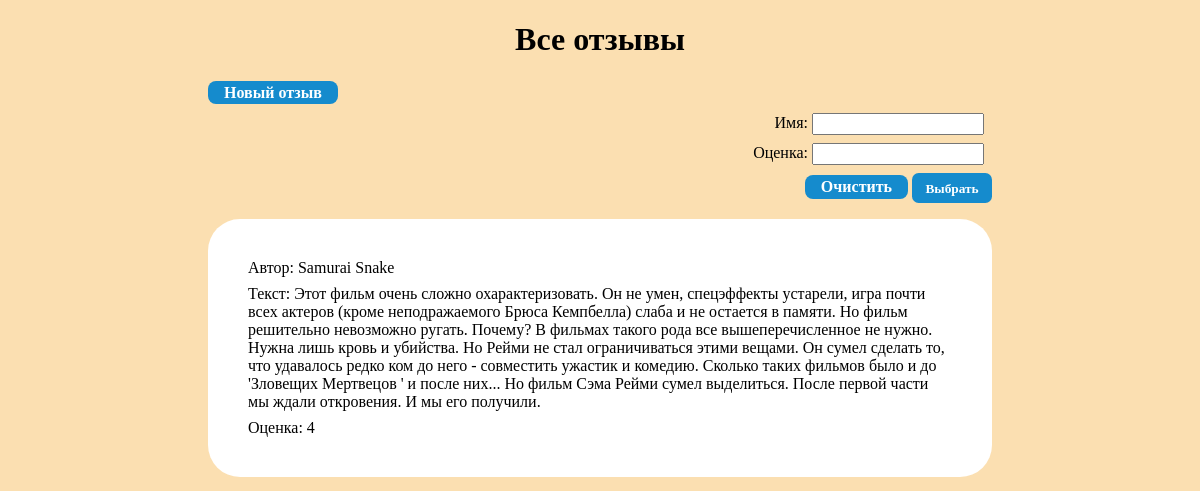
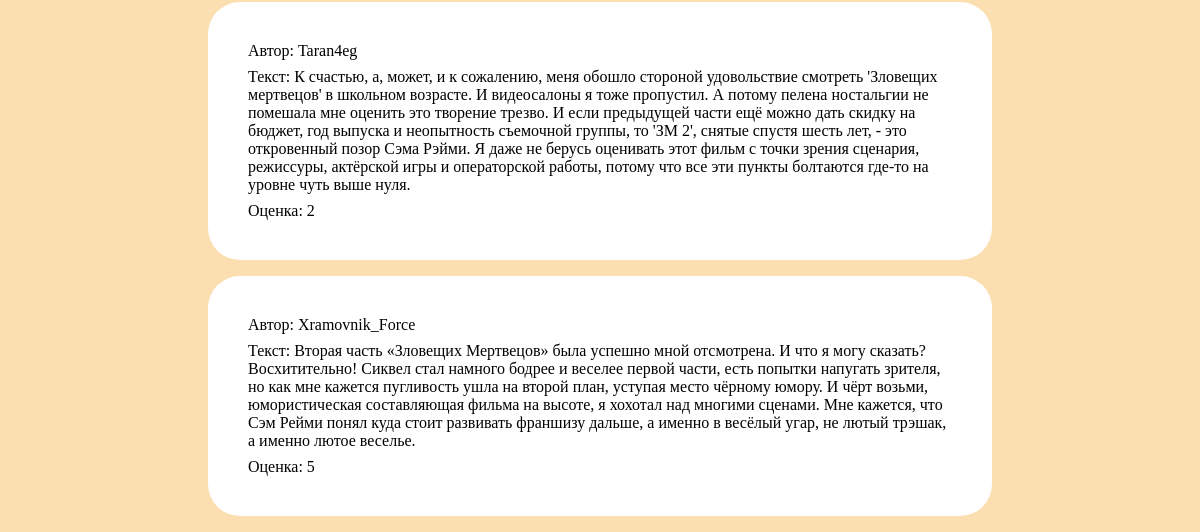
/, run on an earlier commit of the app's database (2 pictures, top to bottom).
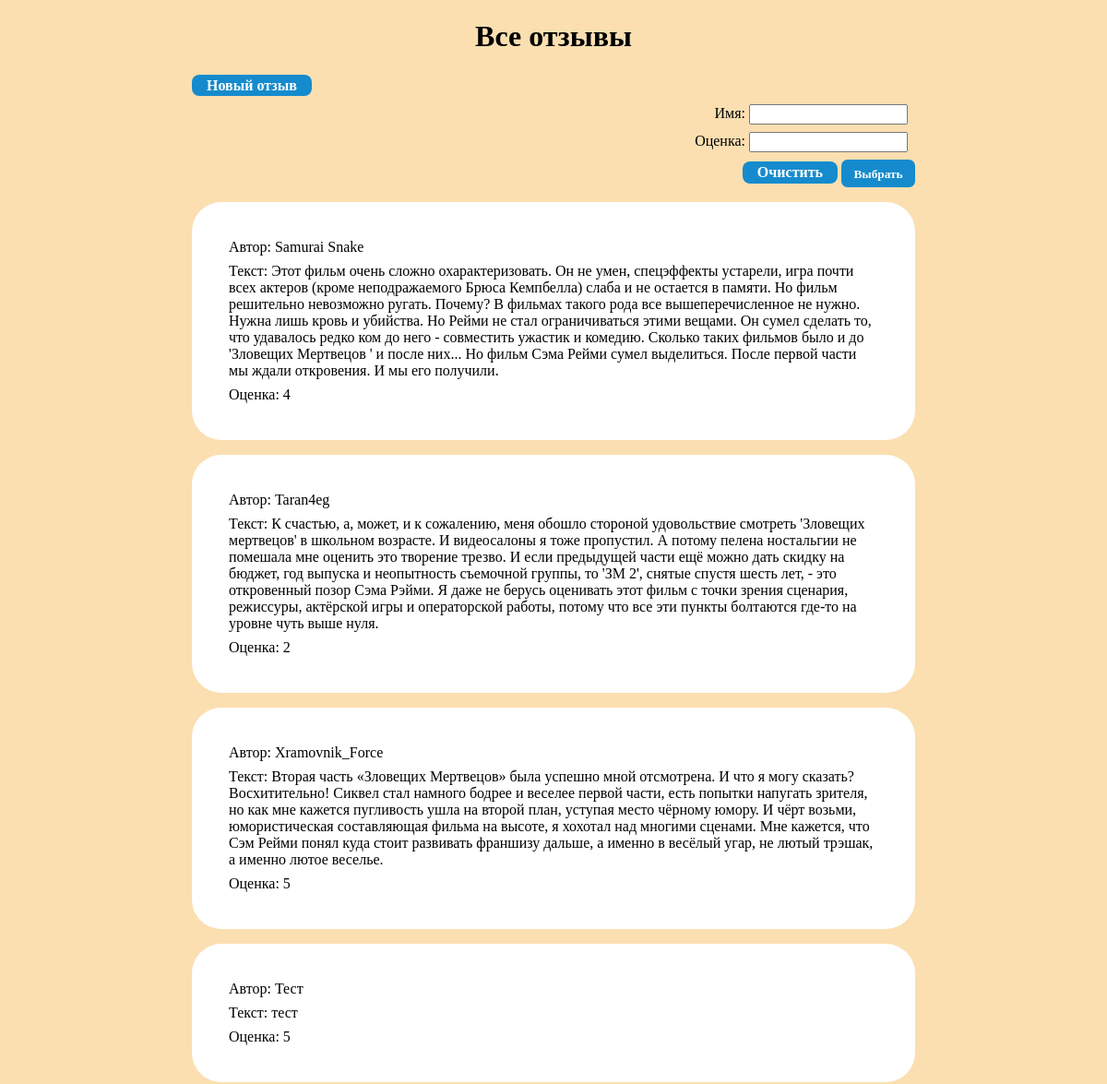
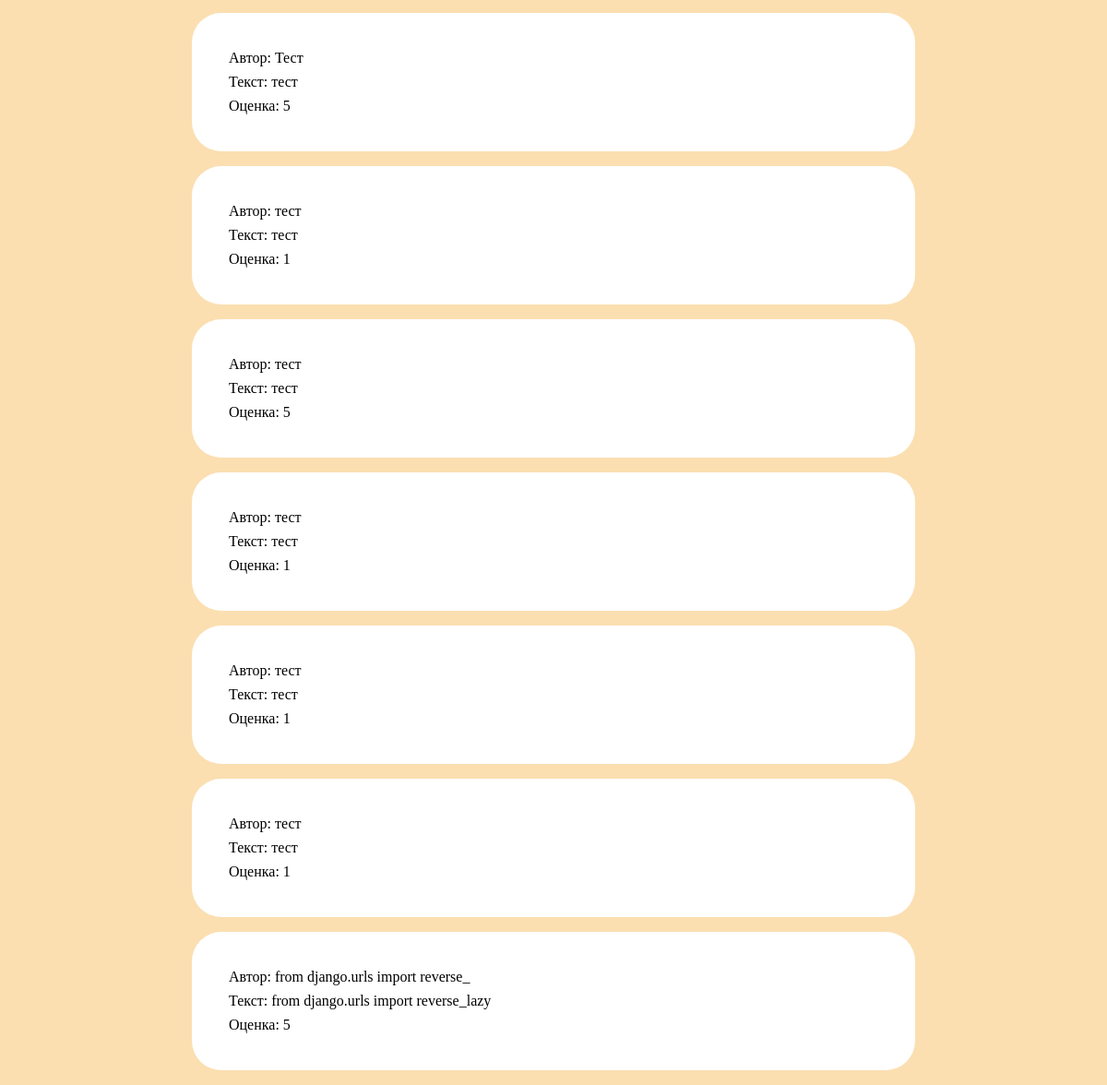
And on a later commit of the database (2 pictures, top to bottom).
### ReviewsApp/models.py (models this page shows, shortened)
class Review(models.Model):
    name = models.CharField(max_length=32,verbose_name='Имя')
    text = models.TextField(verbose_name='Текст')
    rate = models.IntegerField(verbose_name='Оценка', validators=[MinValueValidator(1), MaxValueValidator(5)])

### ReviewsApp/views.py (the view)
# urls.py: path('', views.ReviewsList.as_view()),
class ReviewsList(ListView):
    model = Review
    queryset = Review.objects.all()
    template_name = 'ReviewsApp/review_list.html'
    def get_context_data(self, *, object_list=None, **kwargs):
        res = super().get_context_data(object_list=None, **kwargs)
        res['form']=self.filterset.form
        return res
    def get_queryset(self):
        queryset = super().get_queryset()
        self.filterset = ReviewFilter(self.request.GET,queryset=queryset)
        return self.filterset.qs

### ReviewsApp/templates/ReviewsApp/review_list.html (shortened to what this page needs)
{% extends "base.html" %}
{% block header %}Все отзывы{% endblock header %}
{% block content %}
    <a href="{% url 'review' %}">Новый отзыв</a>
    <form align="right" method="GET" action="{% url 'list' %}">
        {{ form.as_p }}
        <a href="{% url 'list' %}">Очистить</a>
        <input type="submit" value="Выбрать">
    </form>
    <ul>
      {% for reviews in object_list %}
      <li>
          <p>Автор: {{ reviews.name }}</p>
          <p>Текст: {{ reviews.text }}</p>
          <p>Оценка: {{ reviews.rate }}</p>
      </li>
        {% empty %}
      <li>No reviews yet.</li>
        {% endfor %}
    </ul>
{% endblock content %}

What changed in the data, as far as the page shows it:
added Review: name "Тест", text "тест", rate "5"
added Review: name "Тест", text "тест", rate "5"
added Review: name "тест", text "тест", rate "1"
added Review: name "тест", text "тест", rate "5"
added Review: name "тест", text "тест", rate "1"
added Review: name "тест", text "тест", rate "1"
added Review: name "тест", text "тест", rate "1"
added Review: name "from django.urls import reverse_", text "from django.urls import reverse_lazy", rate "5"
